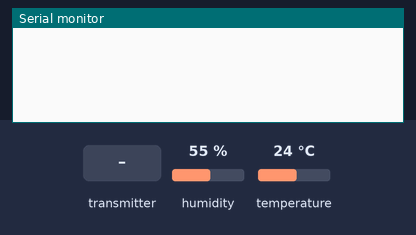
A program run on a simulated ESP32. Parts: the last lines printed to the serial monitor. The test bench sets the inputs (shaded band); at power-on: humidity 55 %, temperature 24 °C.

Above: at 1.2 s.
1.3 s: the transmitter starts sending temp = 0
At 1.66 s:
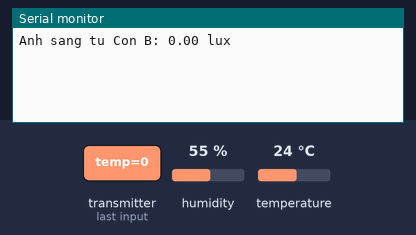
3.3 s: the transmitter starts sending light = 25
At 3.66 s:
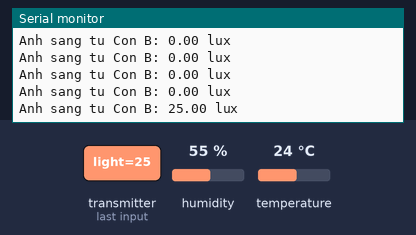
4.8 s: the transmitter starts sending light = 50
At 5.16 s:
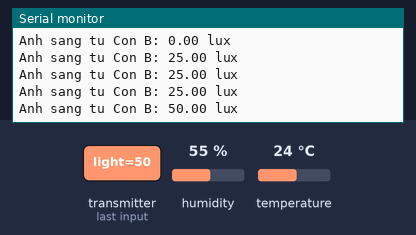
Timing chart, 0 to 7.8 s (numbered marks = the images above; inputs shaded):
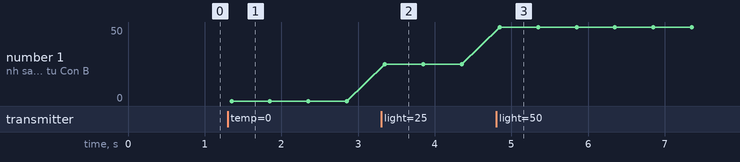

Measured:
- after the input at 1.3 s, the serial monitor: prints a new line after 0.05 s (image 1)
- after the input at 3.3 s, the serial monitor: prints a new line after 0.05 s (image 2)
- after the input at 4.8 s, the serial monitor: prints a new line after 0.05 s (image 3)
- plotted number 1: 0 → 25 after the input at 3.3 s, 25 → 50 after the input at 4.8 s

The program:

main.cpp
```cpp
#include <Arduino.h>
#include <esp_now.h>
#include <WiFi.h>
#include <DHT.h>

typedef struct struct_message {
    float temp;
    float hum;
    float light;
} struct_message;

struct_message sendData;
struct_message recvData;

uint8_t peerAddress[] = {0xA4, 0xF0, 0x0F, 0x75, 0x17, 0xCC};

#define DHTPIN 4
DHT dht(DHTPIN, DHT11);

void OnDataRecv(const uint8_t * mac, const uint8_t *incomingData, int len) {
    memcpy(&recvData, incomingData, sizeof(recvData));
    Serial.printf("Anh sang tu Con B: %.2f lux\n", recvData.light);
}

void OnDataSent(const uint8_t *mac_addr, esp_now_send_status_t status) {
}

void setup() {
    Serial.begin(115200);
    dht.begin();
    WiFi.mode(WIFI_STA);

    if (esp_now_init() != ESP_OK) return;

    esp_now_register_send_cb(OnDataSent);
    esp_now_register_recv_cb(OnDataRecv);

    esp_now_peer_info_t peerInfo = {};
    memcpy(peerInfo.peer_addr, peerAddress, 6);
    peerInfo.channel = 0;
    peerInfo.encrypt = false;

    esp_now_add_peer(&peerInfo);
}

void loop() {
    sendData.temp = dht.readTemperature();
    sendData.hum = dht.readHumidity();
    sendData.light = 0;

    esp_now_send(peerAddress, (uint8_t *) &sendData, sizeof(sendData));
    delay(2000);
}
```
